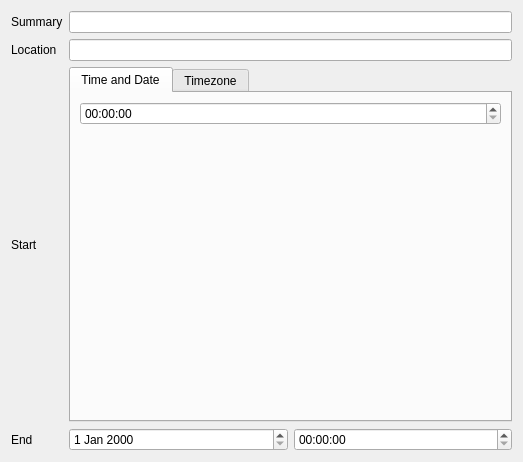
<?xml version="1.0" encoding="UTF-8"?>
<ui version="4.0">
 <class>KoRdfCalendarEventEditWidget</class>
 <widget class="QWidget" name="KoRdfCalendarEventEditWidget">
  <property name="geometry">
   <rect>
    <x>0</x>
    <y>0</y>
    <width>523</width>
    <height>462</height>
   </rect>
  </property>
  <layout class="QGridLayout" name="gridLayout">
   <item row="0" column="2">
    <widget class="QLineEdit" name="summary"/>
   </item>
   <item row="0" column="0">
    <widget class="QLabel" name="label">
     <property name="text">
      <string>Summary</string>
     </property>
    </widget>
   </item>
   <item row="2" column="0">
    <widget class="QLabel" name="label_2">
     <property name="text">
      <string>Location</string>
     </property>
    </widget>
   </item>
   <item row="2" column="2">
    <widget class="QLineEdit" name="location"/>
   </item>
   <item row="3" column="0">
    <widget class="QLabel" name="label_3">
     <property name="text">
      <string>Start</string>
     </property>
    </widget>
   </item>
   <item row="6" column="0">
    <widget class="QLabel" name="label_5">
     <property name="text">
      <string>End</string>
     </property>
    </widget>
   </item>
   <item row="6" column="2">
    <layout class="QHBoxLayout" name="horizontalLayout">
     <item>
      <widget class="QDateEdit" name="endDate"/>
     </item>
     <item>
      <widget class="QTimeEdit" name="endTime"/>
     </item>
    </layout>
   </item>
   <item row="3" column="2">
    <widget class="QTabWidget" name="tabWidget">
     <property name="currentIndex">
      <number>0</number>
     </property>
     <widget class="QWidget" name="tadtab">
      <attribute name="title">
       <string>Time and Date</string>
      </attribute>
      <layout class="QGridLayout" name="gridLayout_2">
       <item row="1" column="0">
        <widget class="KDatePicker" name="startDate"/>
       </item>
       <item row="0" column="0">
        <widget class="QTimeEdit" name="startTime"/>
       </item>
      </layout>
     </widget>
     <widget class="QWidget" name="tztab">
      <attribute name="title">
       <string>Timezone</string>
      </attribute>
      <layout class="QGridLayout" name="gridLayout_3">
       <item row="0" column="0">
        <widget class="KTimeZoneWidget" name="tz">
         <property name="uniformRowHeights">
          <bool>true</bool>
         </property>
         <property name="sortingEnabled">
          <bool>true</bool>
         </property>
         <attribute name="headerShowSortIndicator" stdset="0">
          <bool>true</bool>
         </attribute>
         <attribute name="headerShowSortIndicator" stdset="0">
          <bool>true</bool>
         </attribute>
         <column>
          <property name="text">
           <string notr="true">1</string>
          </property>
         </column>
         <column>
          <property name="text">
           <string notr="true">2</string>
          </property>
         </column>
         <column>
          <property name="text">
           <string notr="true">3</string>
          </property>
         </column>
        </widget>
       </item>
      </layout>
     </widget>
    </widget>
   </item>
  </layout>
 </widget>
 <customwidgets>
  <customwidget>
   <class>KTimeZoneWidget</class>
   <extends>QTreeWidget</extends>
   <header>ktimezonewidget.h</header>
  </customwidget>
  <customwidget>
   <class>KDatePicker</class>
   <extends>QFrame</extends>
   <header>kdatepicker.h</header>
  </customwidget>
 </customwidgets>
 <resources/>
 <connections>
  <connection>
   <sender>startDate</sender>
   <signal>dateChanged(QDate)</signal>
   <receiver>endDate</receiver>
   <slot>setDate(QDate)</slot>
   <hints>
    <hint type="sourcelabel">
     <x>369</x>
     <y>283</y>
    </hint>
    <hint type="destinationlabel">
     <x>158</x>
     <y>429</y>
    </hint>
   </hints>
  </connection>
  <connection>
   <sender>startTime</sender>
   <signal>timeChanged(QTime)</signal>
   <receiver>endTime</receiver>
   <slot>setTime(QTime)</slot>
   <hints>
    <hint type="sourcelabel">
     <x>393</x>
     <y>101</y>
    </hint>
    <hint type="destinationlabel">
     <x>495</x>
     <y>432</y>
    </hint>
   </hints>
  </connection>
 </connections>
</ui>
